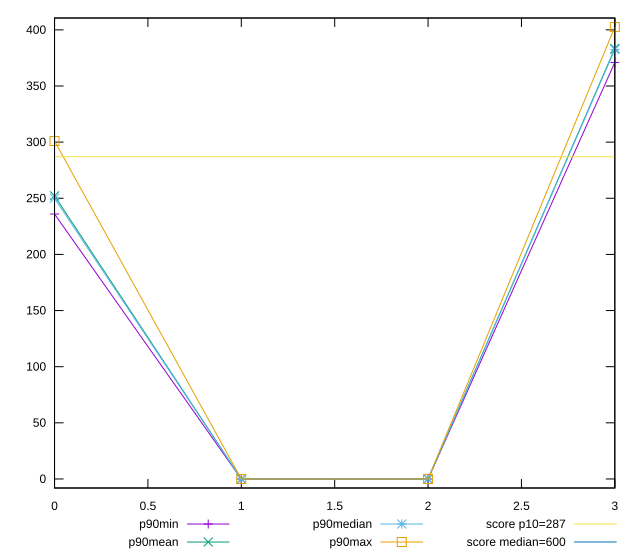

The gnuplot source for this figure:
reset

$p90Min <<EOF
0 235.9514999999992
1 0
2 0
3 371
EOF

$p90Mean <<EOF
0 252.14638297872324
1 0
2 0
3 383.46276595744683
EOF

$p90Median <<EOF
0 250
1 0
2 0
3 382.5
EOF

$p90Max <<EOF
0 301
1 0
2 0
3 402.49999999999864
EOF

set key outside below
set xrange [0:3]
set yrange [-8.049999999999972:410.5499999999986]
set trange [-8.049999999999972:410.5499999999986]
set terminal svg size 640, 560 enhanced background rgb 'white'
set output "reports/report_00031_2021-02-24T23-18-18.084Z/total-blocking-time/progression/value.svg"

plot $p90Min title "p90min" with linespoints, \
     $p90Mean title "p90mean" with linespoints, \
     $p90Median title "p90median" with linespoints, \
     $p90Max title "p90max" with linespoints, \
     287 title "score p10=287", \
     600 title "score median=600"

reset
